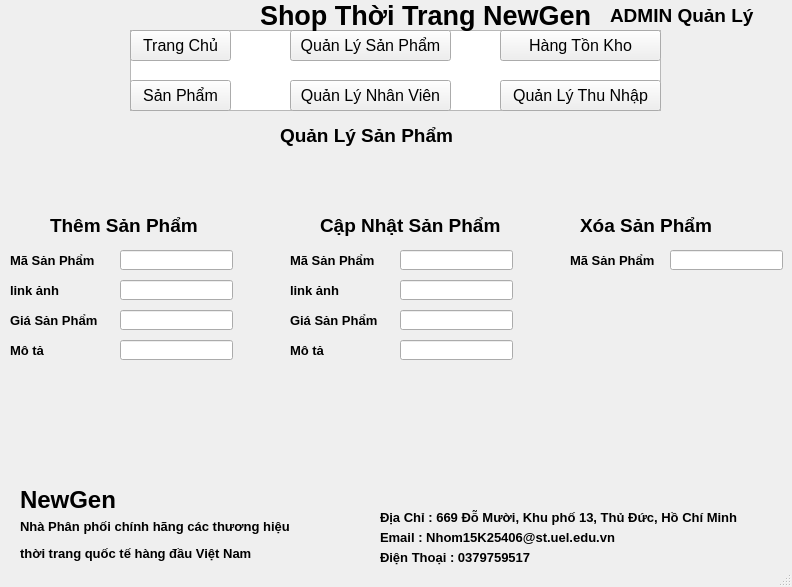
<?xml version="1.0" encoding="UTF-8"?>
<ui version="4.0">
 <class>MainWindow</class>
 <widget class="QMainWindow" name="MainWindow">
  <property name="geometry">
   <rect>
    <x>0</x>
    <y>0</y>
    <width>792</width>
    <height>587</height>
   </rect>
  </property>
  <property name="windowTitle">
   <string>MainWindow</string>
  </property>
  <widget class="QWidget" name="centralwidget">
   <widget class="QLabel" name="logo">
    <property name="geometry">
     <rect>
      <x>20</x>
      <y>10</y>
      <width>71</width>
      <height>61</height>
     </rect>
    </property>
    <property name="text">
     <string/>
    </property>
    <property name="scaledContents">
     <bool>true</bool>
    </property>
   </widget>
   <widget class="QLabel" name="label_3">
    <property name="geometry">
     <rect>
      <x>280</x>
      <y>110</y>
      <width>241</width>
      <height>51</height>
     </rect>
    </property>
    <property name="text">
     <string>&lt;html&gt;&lt;head/&gt;&lt;body&gt;&lt;p&gt;&lt;span style=&quot; font-size:14pt; font-weight:600;&quot;&gt;Quản Lý Sản Phẩm&lt;/span&gt;&lt;/p&gt;&lt;/body&gt;&lt;/html&gt;</string>
    </property>
   </widget>
   <widget class="QLineEdit" name="themmasp">
    <property name="geometry">
     <rect>
      <x>120</x>
      <y>250</y>
      <width>113</width>
      <height>20</height>
     </rect>
    </property>
   </widget>
   <widget class="QLabel" name="label_4">
    <property name="geometry">
     <rect>
      <x>50</x>
      <y>200</y>
      <width>241</width>
      <height>51</height>
     </rect>
    </property>
    <property name="text">
     <string>&lt;html&gt;&lt;head/&gt;&lt;body&gt;&lt;p&gt;&lt;span style=&quot; font-size:14pt; font-weight:600;&quot;&gt;Thêm Sản Phẩm&lt;/span&gt;&lt;/p&gt;&lt;/body&gt;&lt;/html&gt;</string>
    </property>
   </widget>
   <widget class="QLabel" name="label_5">
    <property name="geometry">
     <rect>
      <x>10</x>
      <y>240</y>
      <width>121</width>
      <height>41</height>
     </rect>
    </property>
    <property name="text">
     <string>&lt;html&gt;&lt;head/&gt;&lt;body&gt;&lt;p&gt;&lt;span style=&quot; font-size:10pt; font-weight:600;&quot;&gt;Mã Sản Phẩm&lt;/span&gt;&lt;/p&gt;&lt;/body&gt;&lt;/html&gt;</string>
    </property>
   </widget>
   <widget class="QLabel" name="label_6">
    <property name="geometry">
     <rect>
      <x>10</x>
      <y>270</y>
      <width>121</width>
      <height>41</height>
     </rect>
    </property>
    <property name="text">
     <string>&lt;html&gt;&lt;head/&gt;&lt;body&gt;&lt;p&gt;&lt;span style=&quot; font-size:10pt; font-weight:600;&quot;&gt;link ảnh&lt;/span&gt;&lt;/p&gt;&lt;/body&gt;&lt;/html&gt;</string>
    </property>
   </widget>
   <widget class="QLabel" name="label_7">
    <property name="geometry">
     <rect>
      <x>10</x>
      <y>330</y>
      <width>121</width>
      <height>41</height>
     </rect>
    </property>
    <property name="text">
     <string>&lt;html&gt;&lt;head/&gt;&lt;body&gt;&lt;p&gt;&lt;span style=&quot; font-size:10pt; font-weight:600;&quot;&gt;Mô tả&lt;/span&gt;&lt;/p&gt;&lt;/body&gt;&lt;/html&gt;</string>
    </property>
   </widget>
   <widget class="QLabel" name="label_8">
    <property name="geometry">
     <rect>
      <x>10</x>
      <y>300</y>
      <width>121</width>
      <height>41</height>
     </rect>
    </property>
    <property name="text">
     <string>&lt;html&gt;&lt;head/&gt;&lt;body&gt;&lt;p&gt;&lt;span style=&quot; font-size:10pt; font-weight:600;&quot;&gt;Giá Sản Phẩm&lt;/span&gt;&lt;/p&gt;&lt;/body&gt;&lt;/html&gt;</string>
    </property>
   </widget>
   <widget class="QLineEdit" name="themlinkanh">
    <property name="geometry">
     <rect>
      <x>120</x>
      <y>280</y>
      <width>113</width>
      <height>20</height>
     </rect>
    </property>
   </widget>
   <widget class="QLineEdit" name="themgia">
    <property name="geometry">
     <rect>
      <x>120</x>
      <y>310</y>
      <width>113</width>
      <height>20</height>
     </rect>
    </property>
   </widget>
   <widget class="QLineEdit" name="themmota">
    <property name="geometry">
     <rect>
      <x>120</x>
      <y>340</y>
      <width>113</width>
      <height>20</height>
     </rect>
    </property>
   </widget>
   <widget class="QLabel" name="label_9">
    <property name="geometry">
     <rect>
      <x>320</x>
      <y>200</y>
      <width>241</width>
      <height>51</height>
     </rect>
    </property>
    <property name="text">
     <string>&lt;html&gt;&lt;head/&gt;&lt;body&gt;&lt;p&gt;&lt;span style=&quot; font-size:14pt; font-weight:600;&quot;&gt;Cập Nhật Sản Phẩm&lt;/span&gt;&lt;/p&gt;&lt;/body&gt;&lt;/html&gt;</string>
    </property>
   </widget>
   <widget class="QLabel" name="label_10">
    <property name="geometry">
     <rect>
      <x>290</x>
      <y>270</y>
      <width>121</width>
      <height>41</height>
     </rect>
    </property>
    <property name="text">
     <string>&lt;html&gt;&lt;head/&gt;&lt;body&gt;&lt;p&gt;&lt;span style=&quot; font-size:10pt; font-weight:600;&quot;&gt;link ảnh&lt;/span&gt;&lt;/p&gt;&lt;/body&gt;&lt;/html&gt;</string>
    </property>
   </widget>
   <widget class="QLabel" name="label_11">
    <property name="geometry">
     <rect>
      <x>290</x>
      <y>330</y>
      <width>121</width>
      <height>41</height>
     </rect>
    </property>
    <property name="text">
     <string>&lt;html&gt;&lt;head/&gt;&lt;body&gt;&lt;p&gt;&lt;span style=&quot; font-size:10pt; font-weight:600;&quot;&gt;Mô tả&lt;/span&gt;&lt;/p&gt;&lt;/body&gt;&lt;/html&gt;</string>
    </property>
   </widget>
   <widget class="QLabel" name="label_12">
    <property name="geometry">
     <rect>
      <x>290</x>
      <y>300</y>
      <width>121</width>
      <height>41</height>
     </rect>
    </property>
    <property name="text">
     <string>&lt;html&gt;&lt;head/&gt;&lt;body&gt;&lt;p&gt;&lt;span style=&quot; font-size:10pt; font-weight:600;&quot;&gt;Giá Sản Phẩm&lt;/span&gt;&lt;/p&gt;&lt;/body&gt;&lt;/html&gt;</string>
    </property>
   </widget>
   <widget class="QLineEdit" name="capnhatlinkanh">
    <property name="geometry">
     <rect>
      <x>400</x>
      <y>280</y>
      <width>113</width>
      <height>20</height>
     </rect>
    </property>
   </widget>
   <widget class="QLineEdit" name="capnhatmota">
    <property name="geometry">
     <rect>
      <x>400</x>
      <y>340</y>
      <width>113</width>
      <height>20</height>
     </rect>
    </property>
   </widget>
   <widget class="QLineEdit" name="capnhatmasanpham">
    <property name="geometry">
     <rect>
      <x>400</x>
      <y>250</y>
      <width>113</width>
      <height>20</height>
     </rect>
    </property>
   </widget>
   <widget class="QLabel" name="label_13">
    <property name="geometry">
     <rect>
      <x>290</x>
      <y>240</y>
      <width>121</width>
      <height>41</height>
     </rect>
    </property>
    <property name="text">
     <string>&lt;html&gt;&lt;head/&gt;&lt;body&gt;&lt;p&gt;&lt;span style=&quot; font-size:10pt; font-weight:600;&quot;&gt;Mã Sản Phẩm&lt;/span&gt;&lt;/p&gt;&lt;/body&gt;&lt;/html&gt;</string>
    </property>
   </widget>
   <widget class="QLineEdit" name="capnhatgia">
    <property name="geometry">
     <rect>
      <x>400</x>
      <y>310</y>
      <width>113</width>
      <height>20</height>
     </rect>
    </property>
   </widget>
   <widget class="QLabel" name="label_14">
    <property name="geometry">
     <rect>
      <x>580</x>
      <y>200</y>
      <width>241</width>
      <height>51</height>
     </rect>
    </property>
    <property name="text">
     <string>&lt;html&gt;&lt;head/&gt;&lt;body&gt;&lt;p&gt;&lt;span style=&quot; font-size:14pt; font-weight:600;&quot;&gt;Xóa Sản Phẩm&lt;/span&gt;&lt;/p&gt;&lt;/body&gt;&lt;/html&gt;</string>
    </property>
   </widget>
   <widget class="QLineEdit" name="xoasanpham">
    <property name="geometry">
     <rect>
      <x>670</x>
      <y>250</y>
      <width>113</width>
      <height>20</height>
     </rect>
    </property>
   </widget>
   <widget class="QLabel" name="label_15">
    <property name="geometry">
     <rect>
      <x>570</x>
      <y>240</y>
      <width>121</width>
      <height>41</height>
     </rect>
    </property>
    <property name="text">
     <string>&lt;html&gt;&lt;head/&gt;&lt;body&gt;&lt;p&gt;&lt;span style=&quot; font-size:10pt; font-weight:600;&quot;&gt;Mã Sản Phẩm&lt;/span&gt;&lt;/p&gt;&lt;/body&gt;&lt;/html&gt;</string>
    </property>
   </widget>
   <widget class="QLabel" name="label_2">
    <property name="geometry">
     <rect>
      <x>610</x>
      <y>-10</y>
      <width>161</width>
      <height>51</height>
     </rect>
    </property>
    <property name="text">
     <string>&lt;html&gt;&lt;head/&gt;&lt;body&gt;&lt;p&gt;&lt;span style=&quot; font-size:14pt; font-weight:600;&quot;&gt;ADMIN Quản Lý&lt;/span&gt;&lt;/p&gt;&lt;/body&gt;&lt;/html&gt;</string>
    </property>
   </widget>
   <widget class="QPushButton" name="hangtonkho">
    <property name="geometry">
     <rect>
      <x>500</x>
      <y>30</y>
      <width>161</width>
      <height>31</height>
     </rect>
    </property>
    <property name="font">
     <font>
      <pointsize>12</pointsize>
     </font>
    </property>
    <property name="text">
     <string>Hàng Tồn Kho</string>
    </property>
   </widget>
   <widget class="QPushButton" name="trangchu2">
    <property name="geometry">
     <rect>
      <x>130</x>
      <y>30</y>
      <width>101</width>
      <height>31</height>
     </rect>
    </property>
    <property name="font">
     <font>
      <pointsize>12</pointsize>
     </font>
    </property>
    <property name="text">
     <string>Trang Chủ</string>
    </property>
   </widget>
   <widget class="QPushButton" name="quanlythunhap">
    <property name="geometry">
     <rect>
      <x>500</x>
      <y>80</y>
      <width>161</width>
      <height>31</height>
     </rect>
    </property>
    <property name="font">
     <font>
      <pointsize>12</pointsize>
     </font>
    </property>
    <property name="text">
     <string>Quản Lý Thu Nhập</string>
    </property>
   </widget>
   <widget class="QPushButton" name="quanlysanpham">
    <property name="geometry">
     <rect>
      <x>290</x>
      <y>30</y>
      <width>161</width>
      <height>31</height>
     </rect>
    </property>
    <property name="font">
     <font>
      <pointsize>12</pointsize>
     </font>
    </property>
    <property name="text">
     <string>Quản Lý Sản Phẩm</string>
    </property>
   </widget>
   <widget class="QPushButton" name="quanlynhanvien">
    <property name="geometry">
     <rect>
      <x>290</x>
      <y>80</y>
      <width>161</width>
      <height>31</height>
     </rect>
    </property>
    <property name="font">
     <font>
      <pointsize>12</pointsize>
     </font>
    </property>
    <property name="text">
     <string>Quản Lý Nhân Viên</string>
    </property>
   </widget>
   <widget class="QLabel" name="label">
    <property name="geometry">
     <rect>
      <x>260</x>
      <y>-10</y>
      <width>341</width>
      <height>51</height>
     </rect>
    </property>
    <property name="text">
     <string>&lt;html&gt;&lt;head/&gt;&lt;body&gt;&lt;p&gt;&lt;span style=&quot; font-size:20pt; font-weight:600;&quot;&gt;Shop Thời Trang NewGen&lt;/span&gt;&lt;/p&gt;&lt;/body&gt;&lt;/html&gt;</string>
    </property>
   </widget>
   <widget class="QPushButton" name="sanpham">
    <property name="geometry">
     <rect>
      <x>130</x>
      <y>80</y>
      <width>101</width>
      <height>31</height>
     </rect>
    </property>
    <property name="font">
     <font>
      <pointsize>12</pointsize>
     </font>
    </property>
    <property name="text">
     <string>Sản Phẩm</string>
    </property>
   </widget>
   <widget class="QTextEdit" name="textEdit">
    <property name="geometry">
     <rect>
      <x>130</x>
      <y>30</y>
      <width>531</width>
      <height>81</height>
     </rect>
    </property>
   </widget>
   <widget class="QLabel" name="label_16">
    <property name="geometry">
     <rect>
      <x>380</x>
      <y>550</y>
      <width>371</width>
      <height>16</height>
     </rect>
    </property>
    <property name="text">
     <string>&lt;html&gt;&lt;head/&gt;&lt;body&gt;&lt;p&gt;&lt;span style=&quot; font-size:10pt; font-weight:600;&quot;&gt;Điện Thoại : 0379759517&lt;/span&gt;&lt;/p&gt;&lt;/body&gt;&lt;/html&gt;</string>
    </property>
   </widget>
   <widget class="QLabel" name="label_17">
    <property name="geometry">
     <rect>
      <x>380</x>
      <y>510</y>
      <width>401</width>
      <height>16</height>
     </rect>
    </property>
    <property name="text">
     <string>&lt;html&gt;&lt;head/&gt;&lt;body&gt;&lt;p&gt;&lt;span style=&quot; font-size:10pt; font-weight:600;&quot;&gt;Địa Chỉ : 669 Đỗ Mười, Khu phố 13, Thủ Đức, Hồ Chí Minh&lt;/span&gt;&lt;/p&gt;&lt;/body&gt;&lt;/html&gt;</string>
    </property>
   </widget>
   <widget class="QLabel" name="label_18">
    <property name="geometry">
     <rect>
      <x>20</x>
      <y>510</y>
      <width>281</width>
      <height>61</height>
     </rect>
    </property>
    <property name="text">
     <string>&lt;html&gt;&lt;head/&gt;&lt;body&gt;&lt;p&gt;&lt;span style=&quot; font-size:10pt; font-weight:600;&quot;&gt;Nhà Phân phối chính hãng các thương hiệu &lt;/span&gt;&lt;/p&gt;&lt;p&gt;&lt;span style=&quot; font-size:10pt; font-weight:600;&quot;&gt;thời trang quốc tế hàng đầu Việt Nam&lt;/span&gt;&lt;/p&gt;&lt;/body&gt;&lt;/html&gt;</string>
    </property>
   </widget>
   <widget class="QLabel" name="cuoi">
    <property name="geometry">
     <rect>
      <x>0</x>
      <y>400</y>
      <width>791</width>
      <height>81</height>
     </rect>
    </property>
    <property name="text">
     <string/>
    </property>
    <property name="scaledContents">
     <bool>true</bool>
    </property>
   </widget>
   <widget class="QLabel" name="label_19">
    <property name="geometry">
     <rect>
      <x>20</x>
      <y>480</y>
      <width>111</width>
      <height>41</height>
     </rect>
    </property>
    <property name="text">
     <string>&lt;html&gt;&lt;head/&gt;&lt;body&gt;&lt;p&gt;&lt;span style=&quot; font-size:18pt; font-weight:600;&quot;&gt;NewGen&lt;/span&gt;&lt;/p&gt;&lt;/body&gt;&lt;/html&gt;</string>
    </property>
   </widget>
   <widget class="QLabel" name="label_20">
    <property name="geometry">
     <rect>
      <x>380</x>
      <y>530</y>
      <width>371</width>
      <height>16</height>
     </rect>
    </property>
    <property name="text">
     <string>&lt;html&gt;&lt;head/&gt;&lt;body&gt;&lt;p&gt;&lt;span style=&quot; font-size:10pt; font-weight:600;&quot;&gt;Email : Nhom15K25406@st.uel.edu.vn&lt;/span&gt;&lt;/p&gt;&lt;/body&gt;&lt;/html&gt;</string>
    </property>
   </widget>
   <zorder>textEdit</zorder>
   <zorder>logo</zorder>
   <zorder>label_3</zorder>
   <zorder>themmasp</zorder>
   <zorder>label_4</zorder>
   <zorder>label_5</zorder>
   <zorder>label_6</zorder>
   <zorder>label_7</zorder>
   <zorder>label_8</zorder>
   <zorder>themlinkanh</zorder>
   <zorder>themgia</zorder>
   <zorder>themmota</zorder>
   <zorder>label_9</zorder>
   <zorder>label_10</zorder>
   <zorder>label_11</zorder>
   <zorder>label_12</zorder>
   <zorder>capnhatlinkanh</zorder>
   <zorder>capnhatmota</zorder>
   <zorder>capnhatmasanpham</zorder>
   <zorder>label_13</zorder>
   <zorder>capnhatgia</zorder>
   <zorder>label_14</zorder>
   <zorder>xoasanpham</zorder>
   <zorder>label_15</zorder>
   <zorder>label_2</zorder>
   <zorder>hangtonkho</zorder>
   <zorder>trangchu2</zorder>
   <zorder>quanlythunhap</zorder>
   <zorder>quanlysanpham</zorder>
   <zorder>quanlynhanvien</zorder>
   <zorder>label</zorder>
   <zorder>sanpham</zorder>
   <zorder>label_16</zorder>
   <zorder>label_17</zorder>
   <zorder>label_18</zorder>
   <zorder>cuoi</zorder>
   <zorder>label_19</zorder>
   <zorder>label_20</zorder>
  </widget>
  <widget class="QMenuBar" name="menubar">
   <property name="geometry">
    <rect>
     <x>0</x>
     <y>0</y>
     <width>792</width>
     <height>18</height>
    </rect>
   </property>
  </widget>
  <widget class="QStatusBar" name="statusbar"/>
 </widget>
 <resources/>
 <connections/>
</ui>
